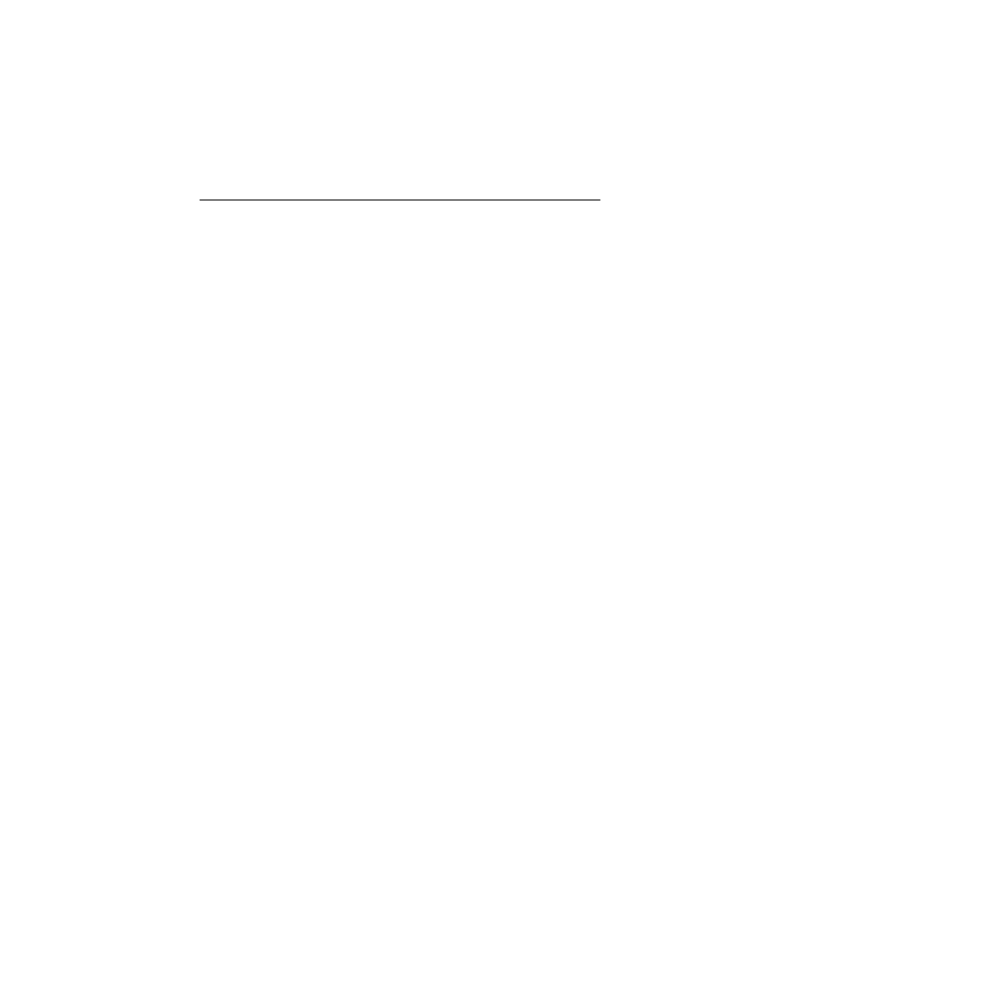
Frame 1 (no input)
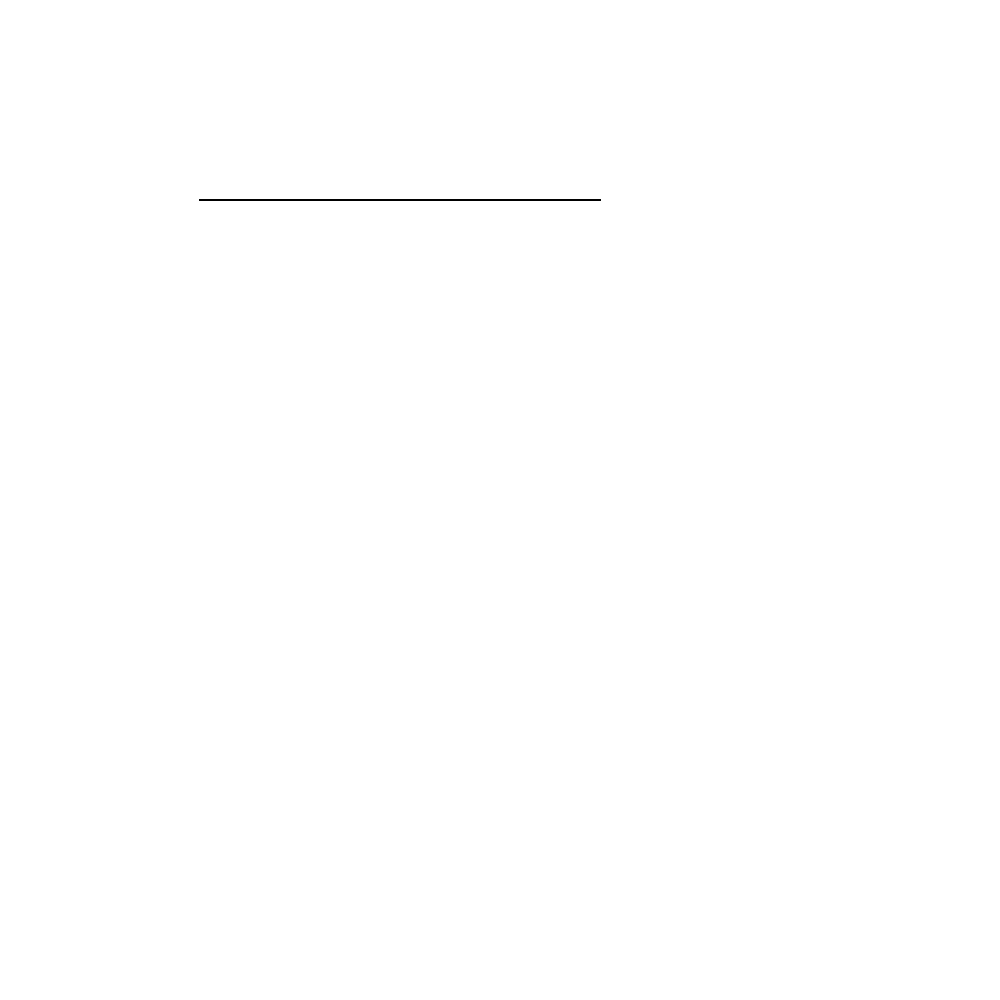
Frame 60 (no input)
Frame 120 (the mouse pressed at the canvas centre since frame 60): identical to frame 60, image omitted

The p5.js sketch that drew these frames (run headless with seeded random() and noise() and a simulated clock; from frame 60 on, the mouse is pressed at the canvas centre):

// p5.js sketch
// ── sketch.js
function setup() {
  createCanvas(1000,1000);
}

function draw() {
  var x1 = 200;
  var y1 = 200;
  var x2 = 600;
  var y2 = 200;
  var dy = y2-y1;
  var dx = x2-x1;

  var d = dy - (dx/2);
  var x = x1;
  var y = y1;

  beginShape();
    vertex(x,y);

    while(x < x2){
      x = x+1;
      if(d<0){
        d = d + dy;
      }
      else{
        d = d+dy-dx;
        y = y+1;
      }
      vertex(x,y);
    }
  endShape();


   
}
